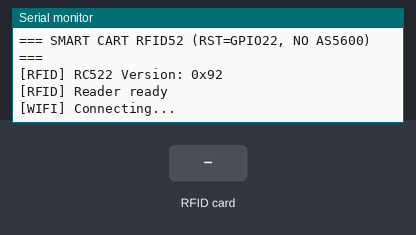
Bench run of a sketch on a simulated ESP32. Shown: the last lines printed to the serial monitor. Inputs (shaded band) come from the test bench. WiFi joins after 1.5 s; servers stay silent unless stated; uploads are accepted with an empty reply.

Above: at 1.9 s.
2.0 s: RFID card 5E 7A 19 C4 held to the reader
At 2.17 s:
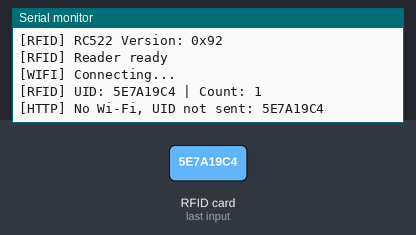
3.5 s: RFID card 5E 7A 19 C4 held to the reader
At 6.3 s:
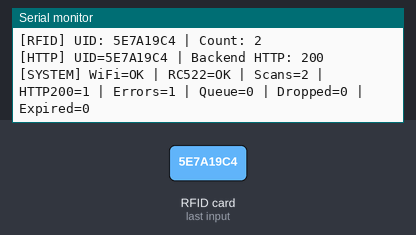

Measured:
- after the input at 2.0 s, the serial monitor: prints a new line at once (image 1)
- after the input at 3.5 s, the serial monitor: prints a new line at once (image 2)

The sketch:

esp32.ino
```cpp
// ============================================================================
// SMART SHOPPING CART - RFID RC522 + WIFI (optimized for 52 passive RFID tags)
// ESP32 / Arduino IDE / MFRC522 library
// - NO AS5600, NO I2C
// - RC522 RST = GPIO22
// - RFID polling on Arduino loop (fast, no HTTP blocking)
// - HTTP POST on a separate FreeRTOS task, with bounded FIFO queue
// - Keeps Spring Boot: POST /api/rfid/scan {"uid":"..."}
// - Keeps ESP32 APIs: GET /status, GET /rfid, GET /reset
// ============================================================================

#include <WiFi.h>
#include <WebServer.h>
#include <WiFiClient.h>
#include <SPI.h>
#include <MFRC522.h>
#include <HTTPClient.h>
#include <freertos/FreeRTOS.h>
#include <freertos/queue.h>
#include <freertos/task.h>
#include <string.h>

// 1. FILL YOUR OWN WI-FI DETAILS (never share your Wi-Fi password publicly).
const char* WIFI_SSID = "Shophouse T12-21";
const char* WIFI_PASSWORD = "101012dh";

// Set this to the CURRENT laptop IPv4 address running Spring Boot.
const char* BACKEND_URL = "http://192.168.1.53:8080/api/rfid/scan";
const bool ENABLE_BACKEND_PUSH = true;

// 2. RC522 WIRING - MFRC522 is powered from 3.3V, NEVER from 5V.
#define RFID_SS_PIN   5
#define RFID_RST_PIN  22
#define RFID_SCK_PIN  18
#define RFID_MISO_PIN 19
#define RFID_MOSI_PIN 23

// 3. TUNING
const unsigned long DUPLICATE_UID_COOLDOWN_MS = 900;
const unsigned long PRINT_INTERVAL_MS = 5000;
const unsigned long MAX_QUEUE_AGE_MS = 3000;
const uint8_t HTTP_QUEUE_CAPACITY = 24;
const uint8_t SEEN_CACHE_CAPACITY = 32;

struct RFIDEvent {
  char uid[21];  // ISO14443-A UID up to 10 bytes => 20 hex characters + NUL
  unsigned long scannedAt;
};

struct SeenRecord {
  char uid[21];
  unsigned long lastSeen;
};

MFRC522 rfid(RFID_SS_PIN, RFID_RST_PIN);
WebServer server(80);
QueueHandle_t httpQueue = nullptr;
TaskHandle_t httpTaskHandle = nullptr;

SeenRecord seenCache[SEEN_CACHE_CAPACITY] = {};
uint8_t seenInsertIndex = 0;

bool rfidReaderOk = false;
bool serverStarted = false;
bool wifiWasConnected = false;
String lastRFIDUID = "";        // used only by Arduino loop / WebServer
uint32_t totalRFIDScans = 0;   // count unique reads accepted after cooldown
uint32_t queueDropCount = 0;   // count of new UIDs not enqueued (full queue)
unsigned long lastPrint = 0;

// Read from loop, written from HTTP task. Protected by spinlock.
portMUX_TYPE statsMux = portMUX_INITIALIZER_UNLOCKED;
int lastBackendHttpCode = 0;
uint32_t postedOKCount = 0;
uint32_t postedErrorCount = 0;
uint32_t expiredCount = 0;

void makeUID(char out[21]) {
  static const char HEX_DIGITS[] = "0123456789ABCDEF";

  const uint8_t n = (rfid.uid.size > 10)
                      ? 10
                      : rfid.uid.size;

  for (uint8_t i = 0; i < n; ++i) {
    out[i * 2] = HEX_DIGITS[rfid.uid.uidByte[i] >> 4];

    out[i * 2 + 1] =
        HEX_DIGITS[rfid.uid.uidByte[i] & 0x0F];
  }

  out[n * 2] = '\0';
}

// Per-UID duplicate filter. Different consecutive tags are NOT blocked.
bool isDuplicateAndRemember(const char* uid, unsigned long now) {
  for (uint8_t i = 0; i < SEEN_CACHE_CAPACITY; ++i) {
    if (strcmp(seenCache[i].uid, uid) == 0) {
      if (now - seenCache[i].lastSeen < DUPLICATE_UID_COOLDOWN_MS) {
        return true;
      }
      seenCache[i].lastSeen = now;
      return false;
    }
  }
  strncpy(seenCache[seenInsertIndex].uid, uid, 20);
  seenCache[seenInsertIndex].uid[20] = '\0';
  seenCache[seenInsertIndex].lastSeen = now;
  seenInsertIndex = (seenInsertIndex + 1) % SEEN_CACHE_CAPACITY;
  return false;
}

void updateRFID() {
  if (!rfidReaderOk) return;
  if (!rfid.PICC_IsNewCardPresent()) return;
  if (!rfid.PICC_ReadCardSerial()) return;

  char uid[21] = {0};
  makeUID(uid);
  const unsigned long now = millis();

  if (!isDuplicateAndRemember(uid, now)) {
    lastRFIDUID = uid;
    ++totalRFIDScans;
    Serial.print("[RFID] UID: ");
    Serial.print(uid);
    Serial.print(" | Count: ");
    Serial.println(totalRFIDScans);

    if (ENABLE_BACKEND_PUSH && httpQueue != nullptr) {
      RFIDEvent event = {};
      strncpy(event.uid, uid, 20);
      event.scannedAt = now;
      if (xQueueSend(httpQueue, &event, 0) != pdTRUE) {
        ++queueDropCount;
        Serial.println("[RFID] WARNING: HTTP queue full; dropped this scan");
      }
    }
  }

  rfid.PICC_HaltA();
  rfid.PCD_StopCrypto1();
}

// Separate task: network delays cannot block the RC522 reader loop.
void httpWorker(void* parameter) {
  RFIDEvent event = {};
  while (true) {
    if (xQueueReceive(httpQueue, &event, portMAX_DELAY) != pdTRUE) continue;

    // Avoid reporting an old location after a long Wi-Fi / backend outage.
    if (millis() - event.scannedAt > MAX_QUEUE_AGE_MS) {
      portENTER_CRITICAL(&statsMux);
      ++expiredCount;
      portEXIT_CRITICAL(&statsMux);
      continue;
    }

    if (WiFi.status() != WL_CONNECTED) {
      portENTER_CRITICAL(&statsMux);
      ++postedErrorCount;
      lastBackendHttpCode = -100;
      portEXIT_CRITICAL(&statsMux);
      Serial.print("[HTTP] No Wi-Fi, UID not sent: ");
      Serial.println(event.uid);
      continue;
    }

    WiFiClient client;
    HTTPClient http;
    int code = -1;
    if (http.begin(client, BACKEND_URL)) {
      http.setConnectTimeout(500);
      http.setTimeout(700);
      http.addHeader("Content-Type", "application/json");
      const String body = String("{\"uid\":\"") + event.uid + "\"}";
      code = http.POST(body);
      Serial.print("[HTTP] UID=");
      Serial.print(event.uid);
      Serial.print(" | Backend HTTP: ");
      Serial.println(code);
      if (code > 0 && code != 200) {
        Serial.println(http.getString());
      }
      http.end();
    } else {
      Serial.println("[HTTP] Unable to open backend URL");
    }

    portENTER_CRITICAL(&statsMux);
    lastBackendHttpCode = code;
    if (code == 200) ++postedOKCount;
    else ++postedErrorCount;
    portEXIT_CRITICAL(&statsMux);
  }
}

void getHttpStats(int& code, uint32_t& ok, uint32_t& errors, uint32_t& expired) {
  portENTER_CRITICAL(&statsMux);
  code = lastBackendHttpCode;
  ok = postedOKCount;
  errors = postedErrorCount;
  expired = expiredCount;
  portEXIT_CRITICAL(&statsMux);
}

void addCors() {
  server.sendHeader("Access-Control-Allow-Origin", "*");
}

void handleStatus() {
  int code;
  uint32_t ok, errors, expired;
  getHttpStats(code, ok, errors, expired);

  String json = "{";
  json += "\"device\":\"ESP32\",";
  json += "\"wifiConnected\":";
  json += (WiFi.status() == WL_CONNECTED ? "true," : "false,");
  json += "\"rfidReaderOk\":";
  json += (rfidReaderOk ? "true," : "false,");
  json += "\"lastRFIDUID\":\"" + lastRFIDUID + "\",";
  json += "\"totalRFIDScans\":" + String(totalRFIDScans) + ",";
  json += "\"queuedScans\":" + String(httpQueue ? uxQueueMessagesWaiting(httpQueue) : 0) + ",";
  json += "\"queueDropCount\":" + String(queueDropCount) + ",";
  json += "\"postedOKCount\":" + String(ok) + ",";
  json += "\"postedErrorCount\":" + String(errors) + ",";
  json += "\"expiredScanCount\":" + String(expired) + ",";
  json += "\"lastBackendHttpCode\":" + String(code) + ",";
  json += "\"uptimeMs\":" + String(millis());
  json += "}";
  addCors();
  server.send(200, "application/json", json);
}

void handleRFIDStatus() {
  String json = "{";
  json += "\"success\":true,";
  json += "\"uid\":\"" + lastRFIDUID + "\",";
  json += "\"readerOk\":";
  json += (rfidReaderOk ? "true," : "false,");
  json += "\"scanCount\":" + String(totalRFIDScans);
  json += "}";
  addCors();
  server.send(200, "application/json", json);
}

void handleReset() {
  lastRFIDUID = "";
  totalRFIDScans = 0;
  queueDropCount = 0;
  memset(seenCache, 0, sizeof(seenCache));
  seenInsertIndex = 0;
  portENTER_CRITICAL(&statsMux);
  lastBackendHttpCode = 0;
  postedOKCount = 0;
  postedErrorCount = 0;
  expiredCount = 0;
  portEXIT_CRITICAL(&statsMux);
  addCors();
  server.send(200, "application/json", "{\"success\":true,\"message\":\"RFID statistics reset\"}");
}

void monitorWiFi() {
  const bool connected = WiFi.status() == WL_CONNECTED;
  if (connected && !wifiWasConnected) {
    Serial.print("[WIFI] Connected, ESP32 IP: ");
    Serial.println(WiFi.localIP());
    if (!serverStarted) {
      server.begin();
      serverStarted = true;
    }
  } else if (!connected && wifiWasConnected) {
    Serial.println("[WIFI] Disconnected; waiting for auto-reconnect...");
    if (serverStarted) {
      server.stop();
      serverStarted = false;
    }
  }
  wifiWasConnected = connected;
}

void setup() {
  Serial.begin(115200);
  delay(600);
  Serial.println("\n=== SMART CART RFID52 (RST=GPIO22, NO AS5600) ===");

  SPI.begin(RFID_SCK_PIN, RFID_MISO_PIN, RFID_MOSI_PIN, RFID_SS_PIN);
  rfid.PCD_Init();
  delay(60);
  const byte version = rfid.PCD_ReadRegister(MFRC522::VersionReg);
  rfidReaderOk = (version != 0x00 && version != 0xFF);
  Serial.print("[RFID] RC522 Version: 0x");
  Serial.println(version, HEX);
  Serial.println(rfidReaderOk ? "[RFID] Reader ready" : "[RFID] ERROR: Check wiring and 3.3V");

  httpQueue = xQueueCreate(HTTP_QUEUE_CAPACITY, sizeof(RFIDEvent));
  if (httpQueue == nullptr) {
    Serial.println("[ERROR] Cannot allocate HTTP queue");
  } else {
    BaseType_t created = xTaskCreatePinnedToCore(
      httpWorker, "RFID_HTTP", 6144, nullptr, 1, &httpTaskHandle, 0);
    if (created != pdPASS) {
      Serial.println("[ERROR] Cannot start HTTP task");
      vQueueDelete(httpQueue);
      httpQueue = nullptr;
    }
  }

  WiFi.mode(WIFI_STA);
  WiFi.setAutoReconnect(true);
  WiFi.begin(WIFI_SSID, WIFI_PASSWORD);
  Serial.println("[WIFI] Connecting...");

  server.on("/status", HTTP_GET, handleStatus);
  server.on("/rfid", HTTP_GET, handleRFIDStatus);
  server.on("/reset", HTTP_GET, handleReset);
}

void loop() {
  updateRFID();
  monitorWiFi();
  if (serverStarted && WiFi.status() == WL_CONNECTED) {
    server.handleClient();
  }

  const unsigned long now = millis();
  if (now - lastPrint >= PRINT_INTERVAL_MS) {
    lastPrint = now;
    int code;
    uint32_t ok, errors, expired;
    getHttpStats(code, ok, errors, expired);
    Serial.print("[SYSTEM] WiFi=");
    Serial.print(WiFi.status() == WL_CONNECTED ? "OK" : "OFF");
    Serial.print(" | RC522=");
    Serial.print(rfidReaderOk ? "OK" : "ERROR");
    Serial.print(" | Scans=");
    Serial.print(totalRFIDScans);
    Serial.print(" | HTTP200=");
    Serial.print(ok);
    Serial.print(" | Errors=");
    Serial.print(errors);
    Serial.print(" | Queue=");
    Serial.print(httpQueue ? uxQueueMessagesWaiting(httpQueue) : 0);
    Serial.print(" | Dropped=");
    Serial.print(queueDropCount);
    Serial.print(" | Expired=");
    Serial.println(expired);
  }
  delay(1);
}
```
